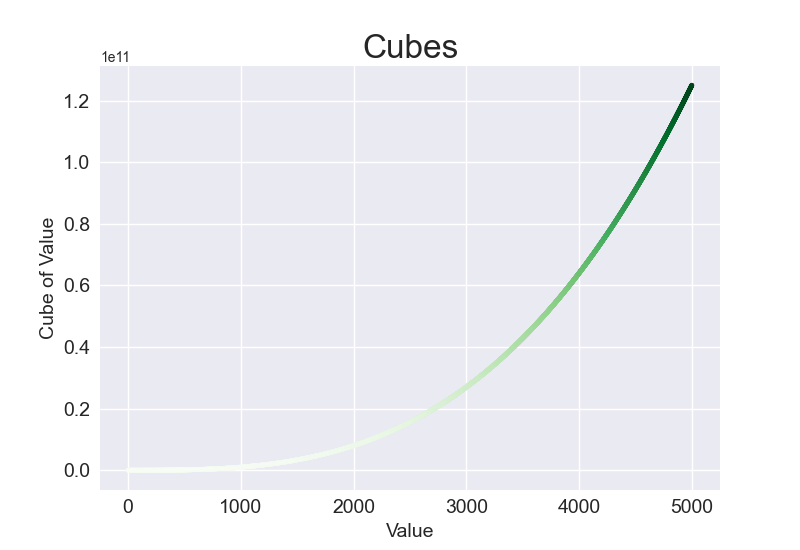

Source code (Python):
from matplotlib import pyplot as plt

# データを定義する
x_values = list(range(1, 5001))
cubes = [x**3 for x in x_values]

# プロットを作成する
plt.style.use('seaborn')
fig, ax = plt.subplots()
ax.scatter(x_values, cubes,  c=cubes, cmap=plt.cm.Greens, s=10)

# グラフのタイトルと軸ラベルを設定する
ax.set_title("Cubes", fontsize=24)
ax.set_xlabel('Value', fontsize=14)
ax.set_ylabel('Cube of Value', fontsize=14)

# 軸のメモリラベルを設定する
ax.tick_params(axis='both', labelsize=14)

# グラフを表示する
# plt.savefig('4_2_colored_cubes.png')
plt.show()
